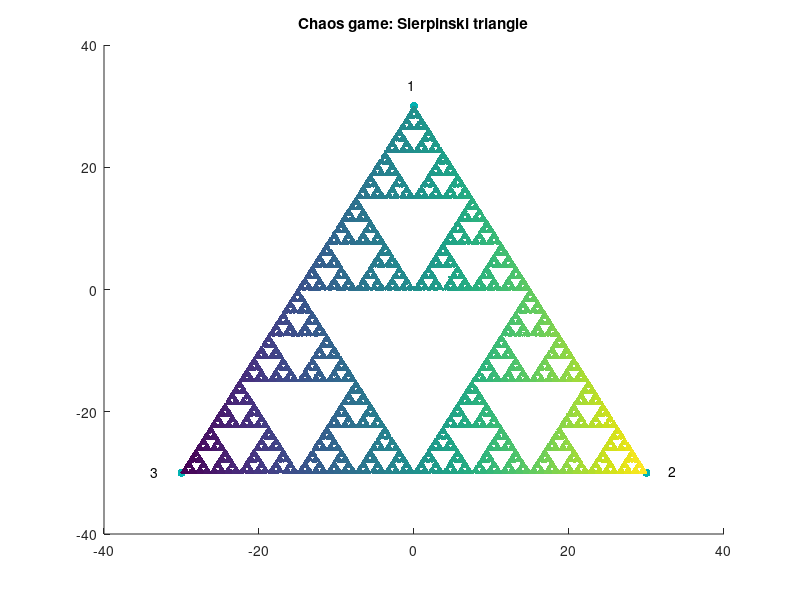

The MATLAB source for this figure:
clear 
clc
close

n = figure(1);
set(gcf, 'Position',  [20, 70, 700, 670])

% color
c1 = [0 .7 .7];
% point size
sz = 35;
% shape: "+", "*", ".", and "x"
shape = "filled";

pt_x1 = 0;
pt_y1 = 30;
scatter(pt_x1,pt_y1,sz,c1,shape)
hold on;

pt_x2 = 30;
pt_y2 = -30;
scatter(pt_x2,pt_y2,sz,c1,shape)
hold on;

pt_x3 = -30;
pt_y3 = -30;
scatter(pt_x3,pt_y3,sz,c1,shape)
hold on;

axis([-40 40 -40 40])
% axis equal
title(['Chaos game: Sierpinski triangle']);
% remove ticks if necessary
% xticks([])
% yticks([])

% text point 1
txt1 = '1';
text(pt_x1 -0.8, pt_y1 +3.5, txt1);

% text point 2
txt2 = '2';
text(pt_x2 +2.8, pt_y2 +0.3, txt2);

% text point 3
txt3 = '3';
text(pt_x3 -4, pt_y3 +0.2, txt3);

pt_x = [pt_x1, pt_x2, pt_x3]; 
pt_y = [pt_y1, pt_y2, pt_y3];

%% While Loop


% size of the loops
biLo = 900; % big loop: the entire animation
smLo = 50;  % small loop: number of points at a time

rand_x = randi([-30,30],1,1);
rand_y = randi([-30,30],1,1);

seq_x(1,30) = 0;
seq_y(1,30) = 0;

for j = 1:biLo
    
    for i = 1:smLo
        r = randi([1,3],1,1);

        x1 =  (rand_x + pt_x(r)) / 2;
        y1 =  (rand_y + pt_y(r)) / 2;
        
        seq_x(i) = x1;
        seq_y(i) = y1;
        
        rand_x = x1;
        rand_y = y1;
        
        if ishandle(n) == false
            break;
        end
    end
    color = seq_x;
    scatter(seq_x, seq_y,[],color, '.');
    
    drawnow limitrate
        
    if ishandle(n) == false
        break;
    end

end

% video = VideoWriter('Anime.avi','MPEG-4');
% video.FrameRate = 60;
% open(video)
% writeVideo(video,F);
% close(video)










